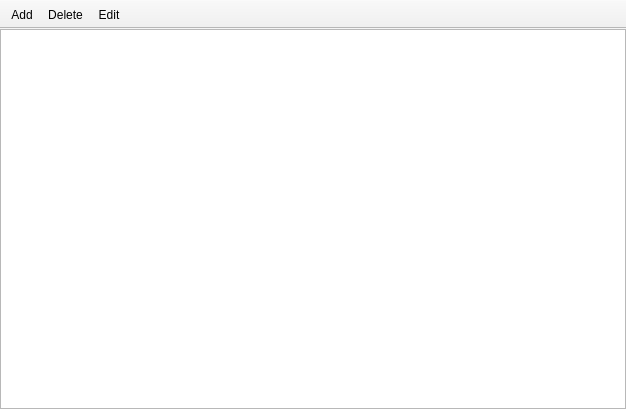
<?xml version="1.0" encoding="UTF-8"?>
<ui version="4.0">
 <class>MainWindow</class>
 <widget class="QMainWindow" name="MainWindow">
  <property name="geometry">
   <rect>
    <x>0</x>
    <y>0</y>
    <width>626</width>
    <height>409</height>
   </rect>
  </property>
  <property name="windowTitle">
   <string>MainWindow</string>
  </property>
  <property name="locale">
   <locale language="English" country="UnitedStates"/>
  </property>
  <widget class="QWidget" name="centralwidget">
   <layout class="QGridLayout" name="gridLayout_2">
    <property name="leftMargin">
     <number>0</number>
    </property>
    <property name="topMargin">
     <number>0</number>
    </property>
    <property name="rightMargin">
     <number>0</number>
    </property>
    <property name="bottomMargin">
     <number>0</number>
    </property>
    <item row="0" column="0">
     <widget class="QScrollArea" name="scrollArea">
      <property name="widgetResizable">
       <bool>true</bool>
      </property>
      <widget class="QWidget" name="scrollAreaWidgetContents">
       <property name="geometry">
        <rect>
         <x>0</x>
         <y>0</y>
         <width>624</width>
         <height>353</height>
        </rect>
       </property>
       <layout class="QVBoxLayout" name="verticalLayout">
        <property name="leftMargin">
         <number>0</number>
        </property>
        <property name="topMargin">
         <number>0</number>
        </property>
        <property name="rightMargin">
         <number>0</number>
        </property>
        <property name="bottomMargin">
         <number>0</number>
        </property>
        <item>
         <widget class="QTableView" name="tableView">
          <property name="frameShape">
           <enum>QFrame::NoFrame</enum>
          </property>
          <property name="verticalScrollMode">
           <enum>QAbstractItemView::ScrollPerPixel</enum>
          </property>
          <property name="horizontalScrollMode">
           <enum>QAbstractItemView::ScrollPerPixel</enum>
          </property>
          <property name="showGrid">
           <bool>true</bool>
          </property>
          <property name="sortingEnabled">
           <bool>false</bool>
          </property>
          <property name="wordWrap">
           <bool>false</bool>
          </property>
          <property name="cornerButtonEnabled">
           <bool>false</bool>
          </property>
          <attribute name="horizontalHeaderCascadingSectionResizes">
           <bool>true</bool>
          </attribute>
          <attribute name="horizontalHeaderHighlightSections">
           <bool>false</bool>
          </attribute>
          <attribute name="horizontalHeaderStretchLastSection">
           <bool>true</bool>
          </attribute>
          <attribute name="verticalHeaderVisible">
           <bool>false</bool>
          </attribute>
         </widget>
        </item>
       </layout>
      </widget>
     </widget>
    </item>
   </layout>
  </widget>
  <widget class="QMenuBar" name="menubar">
   <property name="geometry">
    <rect>
     <x>0</x>
     <y>0</y>
     <width>626</width>
     <height>22</height>
    </rect>
   </property>
  </widget>
  <widget class="QToolBar" name="toolBar">
   <property name="windowTitle">
    <string>toolBar</string>
   </property>
   <property name="movable">
    <bool>false</bool>
   </property>
   <property name="allowedAreas">
    <set>Qt::TopToolBarArea</set>
   </property>
   <property name="toolButtonStyle">
    <enum>Qt::ToolButtonTextUnderIcon</enum>
   </property>
   <property name="floatable">
    <bool>false</bool>
   </property>
   <attribute name="toolBarArea">
    <enum>TopToolBarArea</enum>
   </attribute>
   <attribute name="toolBarBreak">
    <bool>false</bool>
   </attribute>
   <addaction name="actionAdd"/>
   <addaction name="actionDelete"/>
   <addaction name="actionEdit"/>
  </widget>
  <action name="actionAdd">
   <property name="text">
    <string>Add</string>
   </property>
   <property name="toolTip">
    <string>Add New Password</string>
   </property>
   <property name="shortcut">
    <string>Ctrl+N</string>
   </property>
  </action>
  <action name="actionDelete">
   <property name="text">
    <string>Delete</string>
   </property>
   <property name="toolTip">
    <string>Delete Password</string>
   </property>
   <property name="shortcut">
    <string>Del</string>
   </property>
  </action>
  <action name="actionEdit">
   <property name="text">
    <string>Edit</string>
   </property>
   <property name="toolTip">
    <string>Edit Password</string>
   </property>
  </action>
 </widget>
 <resources/>
 <connections/>
</ui>
